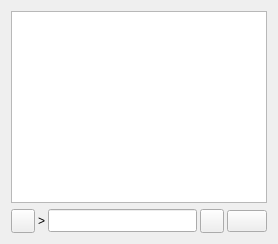
     <widget class="QWidget" name="tab_console">
      <attribute name="title">
       <string>&amp;Console</string>
      </attribute>
      <layout class="QGridLayout" name="gridLayout">
       <item row="0" column="0">
        <widget class="QTextEdit" name="messagesWidget">
         <property name="minimumSize">
          <size>
           <width>0</width>
           <height>100</height>
          </size>
         </property>
         <property name="font">
          <font>
           <pointsize>10</pointsize>
          </font>
         </property>
         <property name="readOnly">
          <bool>true</bool>
         </property>
         <property name="tabKeyNavigation" stdset="0">
          <bool>false</bool>
         </property>
         <property name="columnCount" stdset="0">
          <number>2</number>
         </property>
        </widget>
       </item>
       <item row="1" column="0">
        <layout class="QHBoxLayout" name="horizontalLayout">
         <property name="spacing">
          <number>3</number>
         </property>
         <item>
          <widget class="QPushButton" name="copyButton">
           <property name="maximumSize">
            <size>
             <width>24</width>
             <height>24</height>
            </size>
           </property>
           <property name="toolTip">
            <string>Copy to clipboard</string>
           </property>
           <property name="text">
            <string/>
           </property>
           <property name="icon">
            <iconset resource="../bitcoin.qrc">
             <normaloff>:/icons/editcopy</normaloff>:/icons/editcopy</iconset>
           </property>
           <property name="shortcut">
            <string notr="true">Ctrl+L</string>
           </property>
           <property name="autoDefault">
            <bool>false</bool>
           </property>
          </widget>
         </item>
         <item>
          <widget class="QLabel" name="label">
           <property name="text">
            <string notr="true">&gt;</string>
           </property>
          </widget>
         </item>
         <item>
          <widget class="QLineEdit" name="lineEdit">
           <property name="font">
            <font>
             <pointsize>10</pointsize>
            </font>
           </property>
          </widget>
         </item>
         <item>
          <widget class="QToolButton" name="pasteButton">
           <property name="sizePolicy">
            <sizepolicy hsizetype="Minimum" vsizetype="Fixed">
             <horstretch>0</horstretch>
             <verstretch>0</verstretch>
            </sizepolicy>
           </property>
           <property name="minimumSize">
            <size>
             <width>24</width>
             <height>24</height>
            </size>
           </property>
           <property name="maximumSize">
            <size>
             <width>24</width>
             <height>24</height>
            </size>
           </property>
           <property name="toolTip">
            <string>Paste from clipboard</string>
           </property>
           <property name="text">
            <string/>
           </property>
           <property name="icon">
            <iconset resource="../bitcoin.qrc">
             <normaloff>:/icons/editpaste</normaloff>:/icons/editpaste</iconset>
           </property>
           <property name="shortcut">
            <string>Alt+P</string>
           </property>
          </widget>
         </item>
         <item>
          <widget class="QPushButton" name="clearButton">
           <property name="text">
            <string/>
           </property>
           <property name="icon">
            <iconset>
             <normaloff>:/icons/dark/staking_off</normaloff>:/icons/dark/staking_off</iconset>
           </property>
          </widget>
         </item>
        </layout>
       </item>
      </layout>
     </widget>
